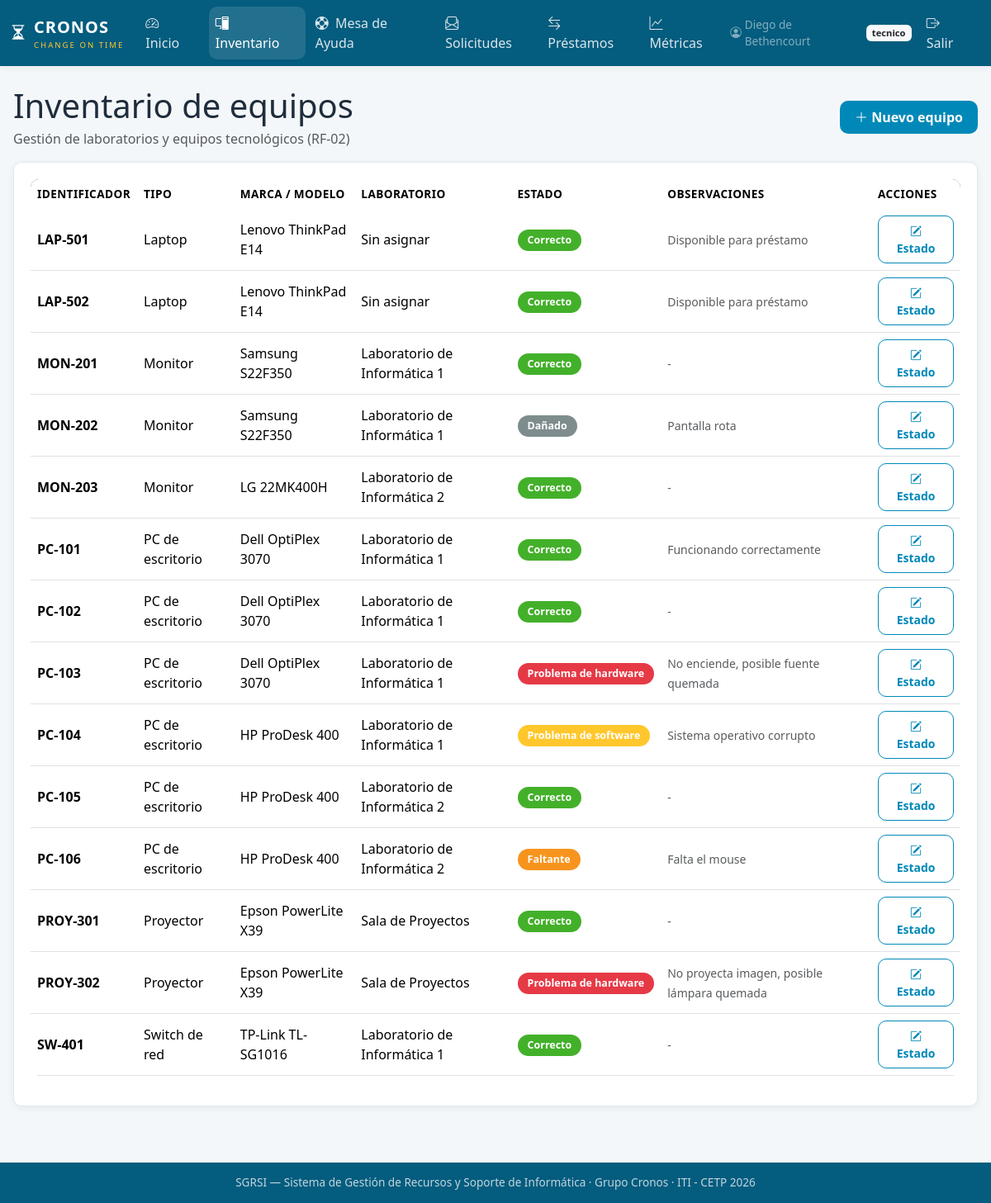
Page /index.php?pagina=inventario (signed in) on the committed database.
### tables this page shows
CREATE TABLE IF NOT EXISTS equipos (
    id_equipo        INT AUTO_INCREMENT PRIMARY KEY,
    identificador    VARCHAR(30) NOT NULL UNIQUE,
    id_tipo_equipo   INT NOT NULL,
    marca            VARCHAR(50),
    modelo           VARCHAR(50),
    id_estado_equipo INT NOT NULL,
    id_laboratorio   INT DEFAULT NULL,
    observaciones    TEXT,
    fecha_alta       DATETIME NOT NULL DEFAULT CURRENT_TIMESTAMP,
    CONSTRAINT fk_equipos_tipo     FOREIGN KEY (id_tipo_equipo)   REFERENCES tipos_equipo(id_tipo_equipo),
    CONSTRAINT fk_equipos_estado   FOREIGN KEY (id_estado_equipo) REFERENCES estados_equipo(id_estado_equipo),
    CONSTRAINT fk_equipos_lab      FOREIGN KEY (id_laboratorio)   REFERENCES laboratorios(id_laboratorio)
);

CREATE TABLE IF NOT EXISTS tipos_equipo (
    id_tipo_equipo INT AUTO_INCREMENT PRIMARY KEY,
    nombre_tipo    VARCHAR(40) NOT NULL UNIQUE
);

CREATE TABLE IF NOT EXISTS estados_equipo (
    id_estado_equipo INT AUTO_INCREMENT PRIMARY KEY,
    nombre_estado    VARCHAR(40) NOT NULL UNIQUE,
    color_hex        VARCHAR(7)  NOT NULL DEFAULT '#999999'
);

CREATE TABLE IF NOT EXISTS laboratorios (
    id_laboratorio INT AUTO_INCREMENT PRIMARY KEY,
    nombre         VARCHAR(60) NOT NULL,
    numero_salon   VARCHAR(20) NOT NULL,
    capacidad      INT DEFAULT 0,
    activo         TINYINT(1) NOT NULL DEFAULT 1
);

### src/controllers/InventarioController.php (called while the page is built, shortened)
<?php
$db = Database::conectar();
$equipos = $db->query("
    SELECT e.id_equipo, e.identificador, e.marca, e.modelo, e.observaciones,
           te.nombre_tipo AS tipo,
           ee.nombre_estado AS estado, ee.color_hex,
           l.nombre AS laboratorio
    FROM equipos e
    JOIN tipos_equipo te   ON te.id_tipo_equipo = e.id_tipo_equipo
    JOIN estados_equipo ee ON ee.id_estado_equipo = e.id_estado_equipo
    LEFT JOIN laboratorios l ON l.id_laboratorio = e.id_laboratorio
    ORDER BY e.identificador
")->fetchAll();
require_once __DIR__ . '/../../views/inventario.php';
require_once __DIR__ . '/../../views/layouts/base.php';

### views/inventario.php (the view, shortened to what this page needs)
<div class="d-flex justify-content-between align-items-center mb-3">
    <div>
        <h1 class="mb-1">Inventario de equipos</h1>
        <p class="text-muted mb-0">Gestión de laboratorios y equipos tecnológicos (RF-02)</p>
    </div>
    <?php if (in_array($_SESSION['rol'], ['administrador','tecnico'])): ?>
    <button class="btn btn-cronos" data-bs-toggle="modal" data-bs-target="#modalNuevoEquipo">
        <i class="bi bi-plus-lg"></i> Nuevo equipo
    </button>
    <?php endif; ?>
</div>
<div class="card-cronos">
    <div class="table-responsive">
        <table class="table table-cronos align-middle">
            <thead>
                <tr>
                    <th>Identificador</th>
                    <th>Tipo</th>
                    <th>Marca / Modelo</th>
                    <th>Laboratorio</th>
                    <th>Estado</th>
                    <th>Observaciones</th>
                    <?php if (in_array($_SESSION['rol'], ['administrador','tecnico'])): ?>
                    <th>Acciones</th>
                    <?php endif; ?>
                </tr>
            </thead>
            <tbody>
                <?php if ($equipos): ?>
                <?php foreach ($equipos as $e): ?>
                <tr>
                    <td><strong><?= htmlspecialchars($e['identificador']) ?></strong></td>
                    <td><?= htmlspecialchars($e['tipo']) ?></td>
                    <td><?= htmlspecialchars(($e['marca'] ?? '') . ' ' . ($e['modelo'] ?? '')) ?></td>
                    <td><?= htmlspecialchars($e['laboratorio'] ?? 'Sin asignar') ?></td>
                    <td>
                        <span class="badge-estado" style="background-color:<?= $e['color_hex'] ?>">
                            <?= htmlspecialchars($e['estado']) ?>
                        </span>
                    </td>
                    <td><small class="text-muted"><?= htmlspecialchars($e['observaciones'] ?? '-') ?></small></td>
                    <?php if (in_array($_SESSION['rol'], ['administrador','tecnico'])): ?>
                    <td>
                        <button class="btn btn-sm btn-cronos-outline"
                                data-bs-toggle="modal"
                                data-bs-target="#modalEstado<?= $e['id_equipo'] ?>">
                            <i class="bi bi-pencil-square"></i> Estado
                        </button>
                    </td>
                    <?php endif; ?>
                </tr>
                <?php endforeach; ?>
                <?php else: ?>
                <tr>
                    <td colspan="7" class="text-center text-muted py-4">No hay equipos registrados.</td>
                </tr>
                <?php endif; ?>
            </tbody>
        </table>
    </div>
</div>

### public/assets/css/style.css (style rules this page uses)
:root { --ceibal-azul: #0089B8; --ceibal-azul-os: #045C7E; --ceibal-verde: #43B02A; --ceibal-naranja: #F7941E; --ceibal-amarillo: #FFC72C; --ceibal-rojo: #E63946; --ceibal-gris: #7F8C8D; --fondo: #F4F7F9; --superficie: #FFFFFF; --texto: #1F2D3D; --texto-claro: #6C7A89; --borde: #E1E8ED; --radio: 10px; --sombra: 0 2px 8px rgba(0, 0, 0, 0.06); }
* { box-sizing: border-box; }
body { font-family: "Segoe UI", Roboto, "Helvetica Neue", Arial, sans-serif; background-color: var(--fondo); color: var(--texto); margin: 0; min-height: 100vh; display: flex; flex-direction: column; }
.card-cronos { background-color: var(--superficie); border: 1px solid var(--borde); border-radius: var(--radio); box-shadow: var(--sombra); padding: 20px; margin-bottom: 20px; }
.badge-estado { display: inline-block; padding: 4px 12px; border-radius: 999px; font-size: 0.78rem; font-weight: 600; color: #FFFFFF; white-space: nowrap; }
.btn-cronos { background-color: var(--ceibal-azul); border: none; color: #FFFFFF; font-weight: 600; border-radius: var(--radio); padding: 8px 18px; transition: background-color 0.15s ease; }
.btn-cronos-outline { background-color: transparent; border: 1.5px solid var(--ceibal-azul); color: var(--ceibal-azul); font-weight: 600; border-radius: var(--radio); padding: 7px 16px; transition: all 0.15s ease; }
.table-cronos { background-color: var(--superficie); border-radius: var(--radio); overflow: hidden; }
.table-cronos thead { background-color: var(--ceibal-azul-os); color: #FFFFFF; }
.table-cronos thead th { border: none; font-weight: 600; letter-spacing: 0.4px; font-size: 0.85rem; text-transform: uppercase; }

### rows in the picture
equipos: identificador "LAP-501", id_tipo_equipo.nombre_tipo "Laptop", marca+modelo "Lenovo ThinkPad E14", laboratorio "Sin asignar", id_estado_equipo.nombre_estado "Correcto", observaciones "Disponible para préstamo"
equipos: identificador "LAP-502", id_tipo_equipo.nombre_tipo "Laptop", marca+modelo "Lenovo ThinkPad E14", laboratorio "Sin asignar", id_estado_equipo.nombre_estado "Correcto", observaciones "Disponible para préstamo"
equipos: identificador "MON-201", id_tipo_equipo.nombre_tipo "Monitor", marca+modelo "Samsung S22F350", id_laboratorio.nombre "Laboratorio de Informática 1", id_estado_equipo.nombre_estado "Correcto", observaciones "-"
equipos: identificador "MON-202", id_tipo_equipo.nombre_tipo "Monitor", marca+modelo "Samsung S22F350", id_laboratorio.nombre "Laboratorio de Informática 1", id_estado_equipo.nombre_estado "Dañado", observaciones "Pantalla rota"
equipos: identificador "MON-203", id_tipo_equipo.nombre_tipo "Monitor", marca+modelo "LG 22MK400H", id_laboratorio.nombre "Laboratorio de Informática 2", id_estado_equipo.nombre_estado "Correcto", observaciones "-"
equipos: identificador "PC-101", id_tipo_equipo.nombre_tipo "PC de escritorio", marca+modelo "Dell OptiPlex 3070", id_laboratorio.nombre "Laboratorio de Informática 1", id_estado_equipo.nombre_estado "Correcto", observaciones "Funcionando correctamente"
equipos: identificador "PC-102", id_tipo_equipo.nombre_tipo "PC de escritorio", marca+modelo "Dell OptiPlex 3070", id_laboratorio.nombre "Laboratorio de Informática 1", id_estado_equipo.nombre_estado "Correcto", observaciones "-"
equipos: identificador "PC-103", id_tipo_equipo.nombre_tipo "PC de escritorio", marca+modelo "Dell OptiPlex 3070", id_laboratorio.nombre "Laboratorio de Informática 1", id_estado_equipo.nombre_estado "Problema de hardware", observaciones "No enciende, posible fuente quemada"
equipos: identificador "PC-104", id_tipo_equipo.nombre_tipo "PC de escritorio", marca+modelo "HP ProDesk 400", id_laboratorio.nombre "Laboratorio de Informática 1", id_estado_equipo.nombre_estado "Problema de software", observaciones "Sistema operativo corrupto"
equipos: identificador "PC-105", id_tipo_equipo.nombre_tipo "PC de escritorio", marca+modelo "HP ProDesk 400", id_laboratorio.nombre "Laboratorio de Informática 2", id_estado_equipo.nombre_estado "Correcto", observaciones "-"
equipos: identificador "PC-106", id_tipo_equipo.nombre_tipo "PC de escritorio", marca+modelo "HP ProDesk 400", id_laboratorio.nombre "Laboratorio de Informática 2", id_estado_equipo.nombre_estado "Faltante", observaciones "Falta el mouse"
equipos: identificador "PROY-301", id_tipo_equipo.nombre_tipo "Proyector", marca+modelo "Epson PowerLite X39", id_laboratorio.nombre "Sala de Proyectos", id_estado_equipo.nombre_estado "Correcto", observaciones "-"
equipos: identificador "PROY-302", id_tipo_equipo.nombre_tipo "Proyector", marca+modelo "Epson PowerLite X39", id_laboratorio.nombre "Sala de Proyectos", id_estado_equipo.nombre_estado "Problema de hardware", observaciones "No proyecta imagen, posible lámpara quemada"
equipos: identificador "SW-401", id_tipo_equipo.nombre_tipo "Switch de red", marca+modelo "TP-Link TL-SG1016", id_laboratorio.nombre "Laboratorio de Informática 1", id_estado_equipo.nombre_estado "Correcto", observaciones "-"

### other values in the picture
$_SESSION['nombre'] "Diego de Bethencourt"
$_SESSION['rol'] "tecnico"
